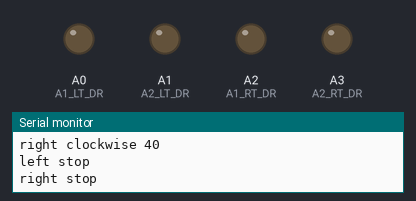
Simulated run of this sketch. Board: Arduino Uno, built with avr-gcc and run on an emulated ATmega328P. Shown: output pins drawn as LEDs (lit = HIGH), the last lines printed to the serial monitor.

Above: at 5.0 s.
At 7.2 s:
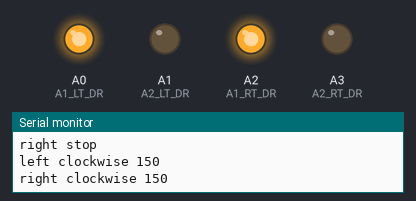
At 8.7 s:
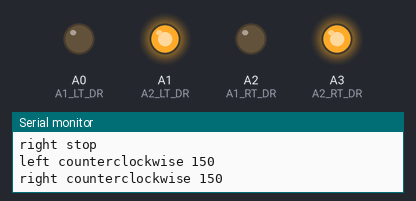
Timing chart, 0 to 17.3 s (numbered marks = the images above):
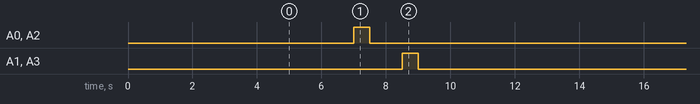

Measured:
- by itself, A0 (A1_LT_DR), A1 (A2_LT_DR), A2 (A1_RT_DR), A3 (A2_RT_DR): alternates HIGH for 0.50 s and LOW for 10.5 s
- by itself, everything shown: repeats every 11.0 s, in 4 steps

The sketch:

motor_ctrl.ino
```cpp
// #include "Wire.h"

#define A1_LT_DR A0  // Left motor driver A1
#define A2_LT_DR A1  // Left motor driver A2
#define A1_RT_DR A2  // Right motor driver A1
#define A2_RT_DR A3  // Right motor driver A2

#define LEFT 0
#define RIGHT 1
#define FORWARD 2
#define BACKWARD 3
#define STOP 4

#define CALIBRATION_FACTOR 0.4  // Right motor speed adjustment factor

void setup() {
  pinMode(A1_LT_DR, OUTPUT);
  pinMode(A2_LT_DR, OUTPUT);
  pinMode(A1_RT_DR, OUTPUT);
  pinMode(A2_RT_DR, OUTPUT);

  Serial.begin(115200);

  delay(3000);
}

void lcw(int speed) {
  analogWrite(A1_LT_DR, speed);
  analogWrite(A2_LT_DR, 0);
  Serial.print("left clockwise ");
  Serial.println(speed);
}

void rcw(int speed) {
  analogWrite(A1_RT_DR, speed);
  analogWrite(A2_RT_DR, 0);
  Serial.print("right clockwise ");
  Serial.println(speed);
}

void lccw(int speed) {
  analogWrite(A1_LT_DR, 0);
  analogWrite(A2_LT_DR, speed);
  Serial.print("left counterclockwise ");
  Serial.println(speed);
}

void rccw(int speed) {
  analogWrite(A1_RT_DR, 0);
  analogWrite(A2_RT_DR, speed);
  Serial.print("right counterclockwise ");
  Serial.println(speed);
}

void ls() {
  analogWrite(A1_LT_DR, 0);
  analogWrite(A2_LT_DR, 0);
  Serial.println("left stop");
}

void rs() {
  analogWrite(A1_RT_DR, 0);
  analogWrite(A2_RT_DR, 0);
  Serial.println("right stop");
}

void drive(int direction, int speed) {
  switch (direction) {
    case LEFT:
      lcw(speed);
      rcw(speed);
      break;
    case RIGHT:
      lccw(speed);
      rccw(speed);
      break;
    case FORWARD:
      lccw(speed);
      rcw(int(speed * CALIBRATION_FACTOR));
      break;
    case BACKWARD:
      lcw(speed);
      rccw(int(speed * CALIBRATION_FACTOR));
      break;
    case STOP:
      ls();
      rs();
      break;
  }
}

void loop() {
  drive(FORWARD, 100);
  delay(1000);
  drive(STOP, 0);
  delay(1000);
  drive(BACKWARD, 80);
  delay(1000);
  drive(STOP, 0);
  delay(1000);
  drive(LEFT, 150);
  delay(500);
  drive(STOP, 0);
  delay(1000);
  drive(RIGHT, 150);
  delay(500);
  drive(STOP, 0);
  delay(5000);
}
```
